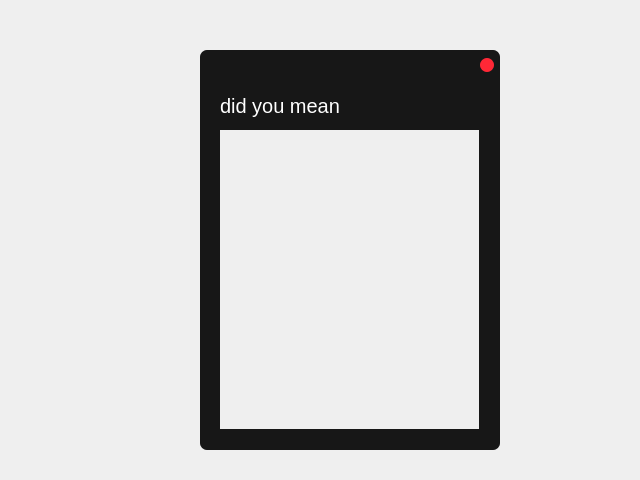
<?xml version="1.0" encoding="UTF-8"?>
<ui version="4.0">
 <class>Dialog</class>
 <widget class="QDialog" name="Dialog">
  <property name="geometry">
   <rect>
    <x>0</x>
    <y>0</y>
    <width>640</width>
    <height>480</height>
   </rect>
  </property>
  <property name="windowTitle">
   <string>Dialog</string>
  </property>
  <widget class="QFrame" name="main_dialog_frame">
   <property name="geometry">
    <rect>
     <x>200</x>
     <y>50</y>
     <width>300</width>
     <height>400</height>
    </rect>
   </property>
   <property name="styleSheet">
    <string notr="true">QFrame {
	color: whitel;
	background-color: rgb(23, 23, 23);
	border-radius: 7px;
}</string>
   </property>
   <property name="frameShape">
    <enum>QFrame::StyledPanel</enum>
   </property>
   <property name="frameShadow">
    <enum>QFrame::Raised</enum>
   </property>
   <widget class="QLabel" name="dialog_label">
    <property name="geometry">
     <rect>
      <x>20</x>
      <y>40</y>
      <width>259</width>
      <height>31</height>
     </rect>
    </property>
    <property name="maximumSize">
     <size>
      <width>16777215</width>
      <height>40</height>
     </size>
    </property>
    <property name="font">
     <font>
      <pointsize>15</pointsize>
     </font>
    </property>
    <property name="styleSheet">
     <string notr="true">QLabel {
	color: white;
}</string>
    </property>
    <property name="text">
     <string>did you mean</string>
    </property>
   </widget>
   <widget class="QPushButton" name="exit_dialog">
    <property name="geometry">
     <rect>
      <x>280</x>
      <y>8</y>
      <width>14</width>
      <height>14</height>
     </rect>
    </property>
    <property name="styleSheet">
     <string notr="true">QPushButton{
	background-color: rgb(255, 40, 54);
	border-radius: 7px;
	border: none
}</string>
    </property>
    <property name="text">
     <string/>
    </property>
    <property name="checkable">
     <bool>false</bool>
    </property>
    <property name="default">
     <bool>false</bool>
    </property>
    <property name="flat">
     <bool>false</bool>
    </property>
   </widget>
   <widget class="QScrollArea" name="scrollArea">
    <property name="geometry">
     <rect>
      <x>20</x>
      <y>80</y>
      <width>259</width>
      <height>299</height>
     </rect>
    </property>
    <property name="styleSheet">
     <string notr="true">QScrollBar:vertical {
            border: 0px solid #999999;
		
		background-color: rgb(61, 61, 70);
            width:8px;    
            margin: 0px 0px 0px 0px;
        }
        QScrollBar::handle:vertical {         
       
            min-height: 10px;
          	border: 0px solid red;
			border-radius: 4px;
	
	background-color: rgb(50, 50, 50);
        }
        QScrollBar::add-line:vertical {       
            height: 0px;
            subcontrol-position: bottom;
            subcontrol-origin: margin;
        }
        QScrollBar::sub-line:vertical {
            height: 0 px;
            subcontrol-position: top;
            subcontrol-origin: margin;
        }</string>
    </property>
    <property name="widgetResizable">
     <bool>true</bool>
    </property>
    <widget class="QWidget" name="dialog_scroll_content">
     <property name="geometry">
      <rect>
       <x>0</x>
       <y>0</y>
       <width>259</width>
       <height>299</height>
      </rect>
     </property>
     <property name="styleSheet">
      <string notr="true">QWidgets {
	background-color: rgb(49, 49, 49);
}</string>
     </property>
     <widget class="QWidget" name="verticalLayoutWidget">
      <property name="geometry">
       <rect>
        <x>9</x>
        <y>9</y>
        <width>231</width>
        <height>281</height>
       </rect>
      </property>
      <layout class="QVBoxLayout" name="dialog_layout">
       <property name="spacing">
        <number>3</number>
       </property>
      </layout>
     </widget>
    </widget>
   </widget>
  </widget>
 </widget>
 <resources/>
 <connections/>
</ui>
